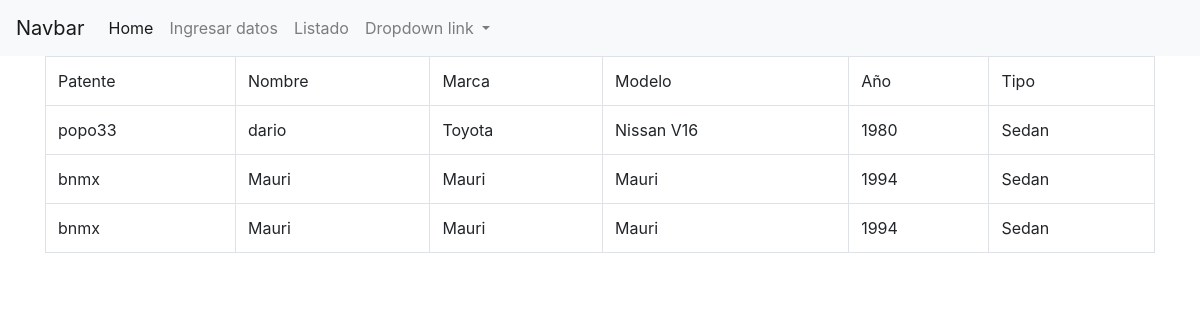
The app's page /lista/ with its own data.
### core/models.py (models this page shows, shortened)
class Auto(models.Model):
    patente= models.CharField(max_length=45)
    dueno= models.CharField(max_length=45,default='')
    marca= models.CharField(max_length=45)
    modelo =models.CharField(max_length=40)
    anio=models.IntegerField()
    tipo =models.ForeignKey(Tipo,on_delete=models.CASCADE)

class Tipo(models.Model):
    descripcion= models.CharField(max_length=40)
    def __str__(self):
        return self.descripcion

### core/views.py (the view)
# urls.py: path('lista/',views.Listado, name='lista'),
def Listado(request):
    listado= Auto.objects.all()
    return render(request,'vistas/listado.html',{'listado':listado})

### core/templates/vistas/listado.html
{% extends 'vistas/base.html' %}
{% block contenido %}
<div class="container">
    <table class="table table-bordered">
        <tr>
            <td> Patente</td>
            <td>Nombre</td>
            <td>Marca   </td>
            <td>Modelo</td>
            <td>Año</td>
            <td>Tipo</td>
        </tr>
        {% for fila in listado %}
        <tr>
            <td>{{fila.patente}}</td>
            <td>{{fila.dueno}}</td>
            <td>{{fila.marca}}</td>
            <td>{{fila.modelo}}</td>
            <td>{{fila.anio}}</td>
            <td>{{fila.tipo}}</td>
        </tr>
        {% endfor %}
    </table>
</div>
{% endblock contenido %}

### core/templates/vistas/base.html (shortened to what this page needs)
<!DOCTYPE html>
<html lang="en">
<head>
    <link rel="stylesheet" href="https://stackpath.bootstrapcdn.com/bootstrap/4.1.3/css/bootstrap.min.css"/>
</head>
<body>
    <nav class="navbar navbar-expand-lg navbar-light bg-light">
        <a class="navbar-brand" href="#">Navbar</a>
        <div class="collapse navbar-collapse" id="navbarNavDropdown">
          <ul class="navbar-nav">
            <li class="nav-item active">
              <a class="nav-link" href="#">Home <span class="sr-only">(current)</span></a>
            </li>
            <li class="nav-item">
              <a class="nav-link" href="{% url 'formulario' %}">Ingresar datos</a>
            </li>
            <li class="nav-item">
              <a class="nav-link" href="{% url 'lista' %}">Listado</a>
            </li>
            <li class="nav-item dropdown">
              <a class="nav-link dropdown-toggle" href="#" id="navbarDropdownMenuLink" data-toggle="dropdown" aria-haspopup="true" aria-expanded="false">
                Dropdown link
              </a>
            </li>
          </ul>
        </div>
      </nav>
      {% block contenido %}
      {% endblock contenido %}
</body>
</html>

### records on screen
Auto: patente "popo33", dueno "dario", marca "Toyota", modelo "Nissan V16", anio "1980", tipo "Sedan"
Auto: patente "bnmx", dueno "Mauri", marca "Mauri", modelo "Mauri", anio "1994", tipo "Sedan"
Auto: patente "bnmx", dueno "Mauri", marca "Mauri", modelo "Mauri", anio "1994", tipo "Sedan"
